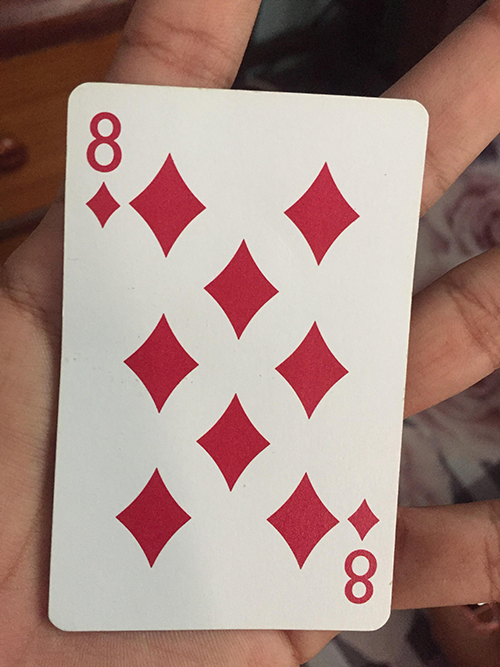
#> input picture images/8_diamonds.png, 500 x 667 px
$ jupyter execute TemplateMatchingMultiple.ipynb
#> lines starting #> are read from the running program, lines starting #| are printed output that depends on the picture
[cell 1]
from imutils.object_detection import non_max_suppression
import cv2
import numpy as np
from matplotlib import pyplot as plt

#Create path, load image and template
path1 = r'../images/8_diamonds.png'
path2 = r'../images/diamonds_template.png'
image = cv2.imread(path1)
#> image is the input picture: shape (667, 500, 3); mean B, G, R 130.6, 138, 165.9
template = cv2.imread(path2)
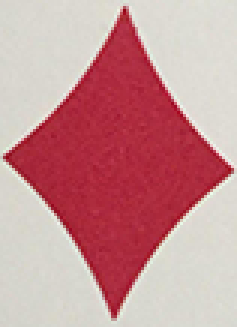
#> input picture images/diamonds_template.png, 79 x 109 px (shown 3 times larger)
#> template is the input picture: shape (109, 79, 3); mean B, G, R 149.8, 147.1, 199.9
image = cv2.cvtColor(image, cv2.COLOR_BGR2RGB)
template = cv2.cvtColor(template, cv2.COLOR_BGR2RGB)
imageGray = cv2.cvtColor(image, cv2.COLOR_RGB2GRAY)
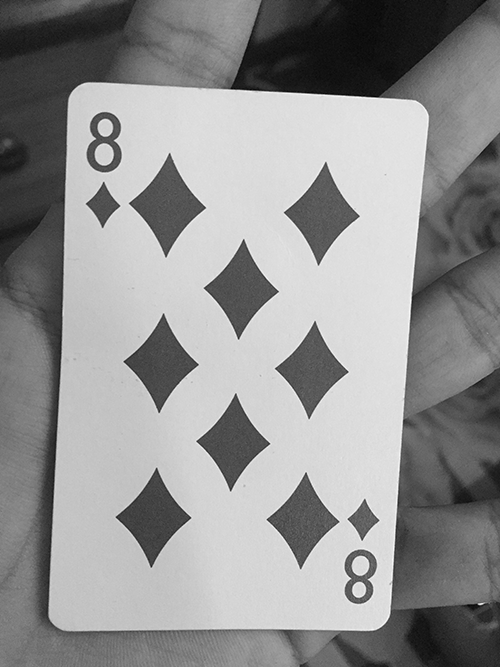
#> imageGray: shape (667, 500); min 0, max 254, mean 145.5
templateGray = cv2.cvtColor(template, cv2.COLOR_RGB2GRAY)
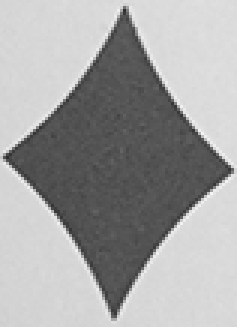
#> templateGray: shape (109, 79) (shown 3 times larger); min 46, max 245, mean 163.2

#Assign threshold value
threshold = 0.8

#get the size (HxW) of template
(tH, tW) = template.shape[:2]
#> tH = 109; tW = 79

#perform template matching
result = cv2.matchTemplate(imageGray, templateGray, cv2.TM_CCOEFF_NORMED)
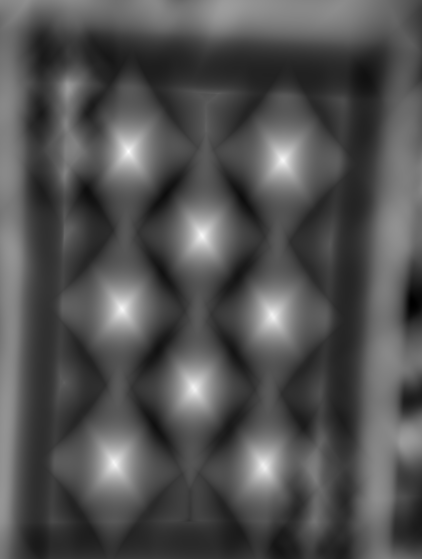
#> result: shape (559, 422) float32; min -0.528, max 1, mean -0.0359; drawn with min black and max white

# find all locations in the result map where the matched value is
# greater than the threshold, then clone our original image so we
# can draw on it
(yCoords, xCoords) = np.where(result >= threshold)
#> yCoords = 601 values from 146 to 471; xCoords = 601 values, max 286 at index 94, min 111 at index 457, mean 195.8
clone = image.copy()
print("[INFO] {} matched locations *before* NMS".format(len(yCoords)))
#| [INFO] 601 matched locations *before* NMS

# loop over our starting (x, y)-coordinates
for (x, y) in zip(xCoords, yCoords):
	# draw the bounding box on the image
	cv2.rectangle(clone, (x, y), (x + tW, y + tH), (0, 255, 0), 3)
#> this loop made 601 passes
#> (x, y) on passes 1 to 3: (125, 146), (126, 146), (127, 146)
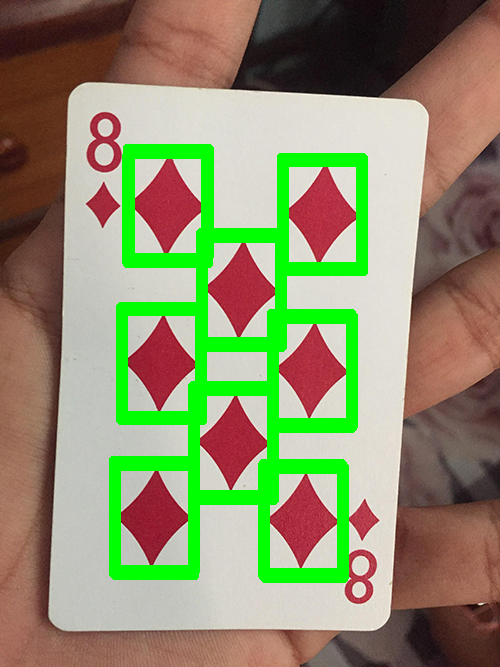
#> clone: shape (667, 500, 3); mean R, G, B 143, 142.8, 108.8

#Show the output image via Matplotlib
fig = plt.figure(figsize=(8, 14))
#Ax1
ax = fig.add_subplot(1, 1, 1)
ax.set_title("Matching image")
ax.imshow(clone)

[cell 2]
#initialize our list of rectangles
rects = []

#loop over the starting (x, y)-coordinates again
for (x, y) in zip(xCoords, yCoords):
	# update our list of rectangles
	rects.append((x, y, x + tW, y + tH))
#> after the loop, rects = 601 items, first 6: (125, 146, 204, 255), (126, 146, 205, 255), (127, 146, 206, 255), (128, 146, 207, 255), (129, 146, 208, 255), (130, 146, 209, 255)

#apply non-maxima suppression to the rectangles
pick = non_max_suppression(np.array(rects))
#> pick = [[265, 471, 344, 580], [116, 468, 195, 577], [195, 393, 274, 502], [274, 321, 353, 430], [125, 313, 204, 422], [202, 240, 281, 349], [280, 164, 359, 273], [127, 156, 206, 265]]
print("[INFO] {} matched locations *after* NMS".format(len(pick)))
#| [INFO] 8 matched locations *after* NMS

#loop over the final bounding boxes
for (startX, startY, endX, endY) in pick:
	# draw the bounding box on the image
	cv2.rectangle(image, (startX, startY), (endX, endY), (0, 255, 0), 3)
#> this loop made 8 passes
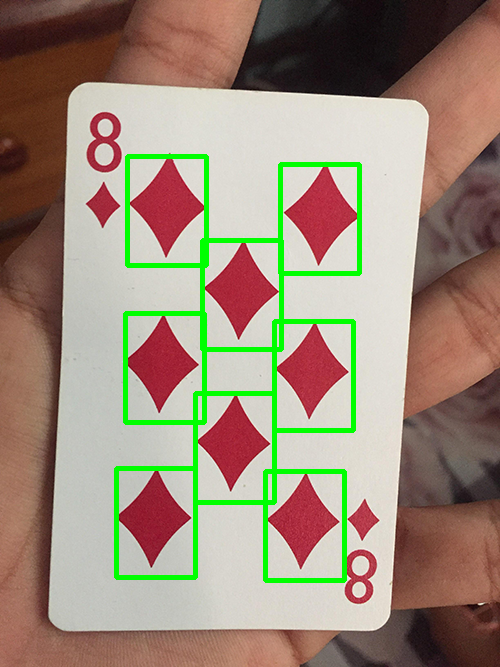
#> image: shape (667, 500, 3); mean R, G, B 156.9, 139.8, 122

#show the output image
fig2 = plt.figure(figsize=(8, 14))
#Ax1
ax1 = fig2.add_subplot(1, 1, 1)
ax1.set_title("Matching image with NMS")
ax1.imshow(image)
